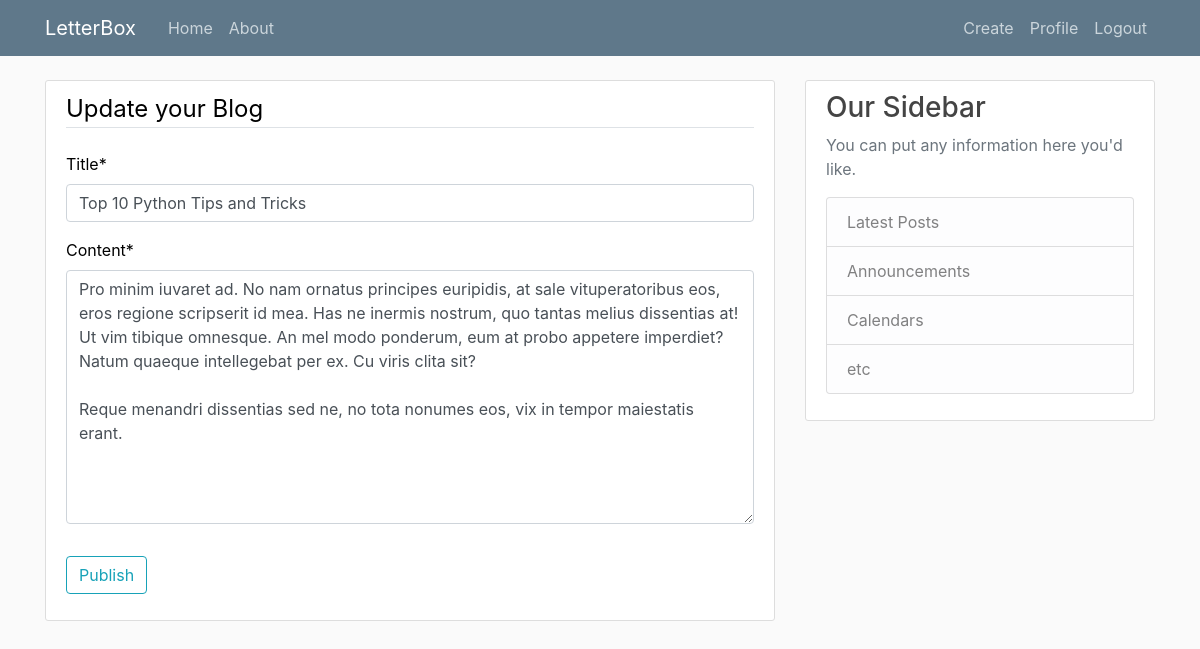
Page /posts/29/update/ (signed in) on the committed database.
### blog/models.py (models this page shows, shortened)
class Posts(models.Model):
    title = models.CharField(max_length=100)
    content = models.TextField()
    date_posted = models.DateTimeField(default=timezone.now)
    author = models.ForeignKey(User, on_delete=models.CASCADE)

### blog/views.py (the view, shortened to what this page needs)
# urls.py: path('posts/<int:pk>/update/', PostsUpdateView.as_view(), name='post-update'),
class PostsUpdateView(LoginRequiredMixin, UserPassesTestMixin, UpdateView):
    model = Posts
    template_name = 'blogs/post_update.html'
    fields = ['title', 'content']
    def test_func(self):
        post = self.get_object()
        if self.request.user == post.author:
            return True
        else:
            return False

### templates/blogs/post_update.html (shortened to what this page needs)
{% extends "blogs/base.html" %}
{% load crispy_forms_tags %}
{% block content %}
    <div class='content-section'>
        <form method="POST">
            <fieldset class="form-group">
                <legend class="border-bottom mb-4">Update your Blog</legend>
                {{form | crispy}}
            </fieldset>
            <div class="form-group">
                <button class="btn btn-outline-info" type="submit">Publish</button>
            </div>
        </form>
    </div>
{% endblock content %}

### static/blogs/main.css (style rules this page uses)
* { color: black; }
body { background: #fafafa; color: #333333; margin-top: 5rem; }
.content-section { background: #ffffff; padding: 10px 20px; border: 1px solid #dddddd; border-radius: 3px; margin-bottom: 20px; }

### rows in the picture
Posts: title "Top 10 Python Tips and Tricks", content "Pro minim iuvaret ad. No nam ornatus principes euripidis, at sale vituperatoribus eos, eros regione scripserit id mea. Has ne inermis nostrum, quo tantas melius dissentias at! Ut vim tibique omnesque. An mel modo ponderum, eum at probo appetere imperdiet? Natum quaeque intellegebat per ex. Cu viris clita sit? Reque menandri dissentias sed ne, no tota nonumes eos, vix in tempor maiestatis erant."
